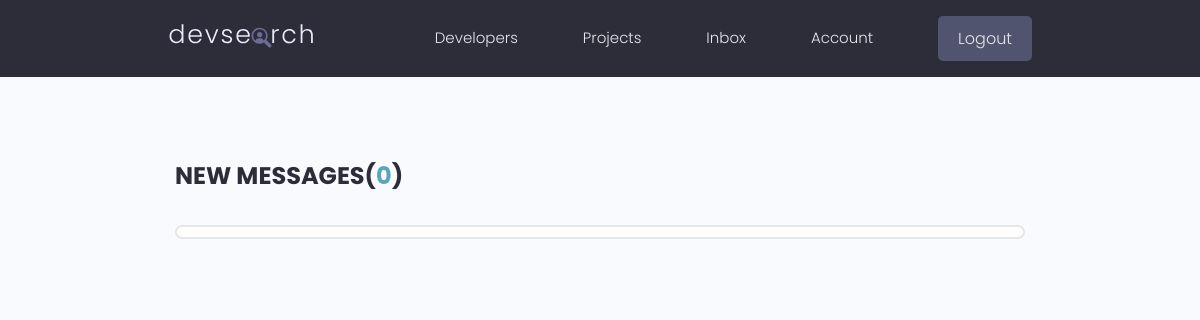
The page /inbox/ (signed in) on the database as committed earlier.
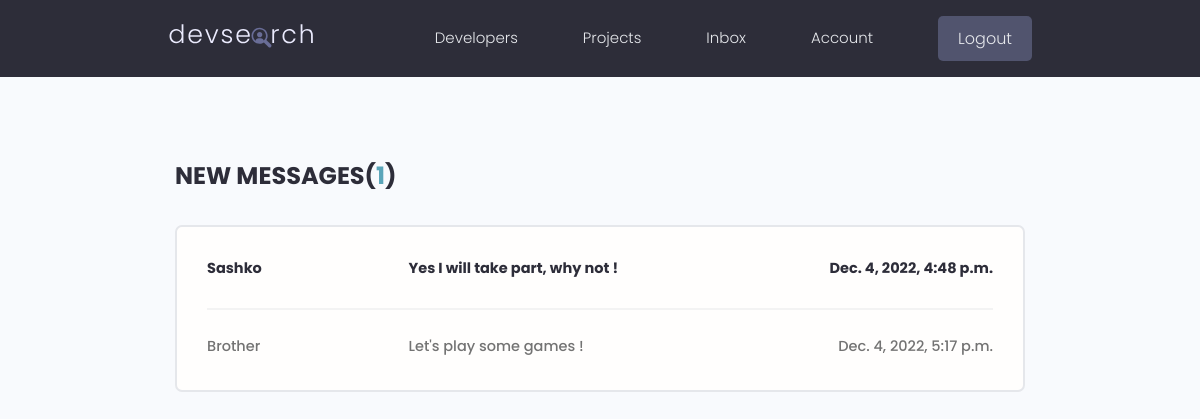
The same page on the database as committed later.
### users/models.py (models this page shows, shortened)
class Message(models.Model):
    sender = models.ForeignKey(Profile, on_delete=models.SET_NULL, null=True, blank=True)
    recipient = models.ForeignKey(Profile, on_delete=models.SET_NULL, null=True, blank=True, related_name="messages")
    name = models.CharField(max_length=200, blank=True, null=True)
    email = models.EmailField(max_length=500, blank=True, null=True)
    is_read = models.BooleanField(default=False, null=True)
    subject = models.CharField(max_length=200, blank=True, null=True)
    body = models.TextField()
    created = models.DateTimeField(auto_now_add=True)
    id = models.UUIDField(default=uuid.uuid4, unique=True, primary_key=True, editable=False)
    class Meta:
        ordering = ['is_read', '-created']

### users/views.py (the view)
# urls.py: path('inbox/', views.inbox, name='inbox'),
@login_required(login_url='login')
def inbox(request):
    profile = request.user.profile
    messageRequest = profile.messages.all()
    unreadCount = messageRequest.filter(is_read=False).count()
    context = {'messageRequest': messageRequest, 'unreadCount':unreadCount}
    return render(request, 'users/inbox.html', context)

### users/templates/users/inbox.html
{% extends 'main.html' %}
{% block content %}
  <main class="inbox my-xl">
    <div class="content-box">
      <h3 class="inbox__title">New Messages(<span>{{unreadCount}}</span>)</h3>
      <ul class="messages">
        {% for message in messageRequest %}
        {% if message.is_read%}
        <li class="message">
        {% else %}
        <li class="message message--unread">
        {% endif %}
            <a href="{% url 'message' message.id %}">
              <span class="message__author">{{message.name}}</span>
              <span class="message__subject">{{message.body}}</span>
              <span class="message__date">{{message.created}}</span>
            </a>
        </li>
        {% endfor %}
      </ul>
    </div>
  </main>
  {% endblock %}

Rows that differ between the two databases and show on the page:
added Message: name "Sashko", body "Yes I will take part, why not !", created "Dec. 4, 2022, 4:48 p.m."
added Message: name "Brother", body "Let's play some games !", created "Dec. 4, 2022, 5:17 p.m."
Other text that changed with them:
{{ unreadCount }}: "0" → "1"
